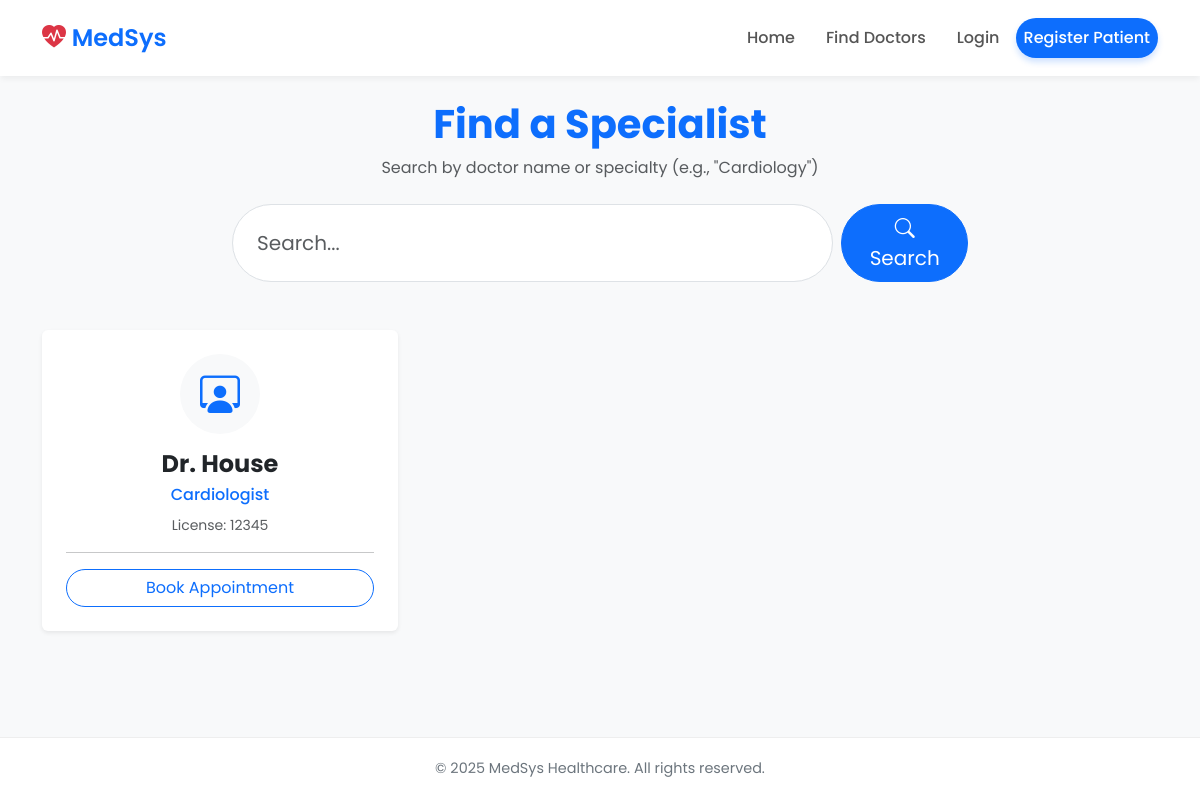
The app's page /doctors/ with its own data.
### core/models.py (models this page shows, shortened)
class Doctor(models.Model):
    user = models.OneToOneField(User, on_delete=models.CASCADE)
    specialty = models.ForeignKey(Specialty, on_delete=models.CASCADE)
    license_number = models.CharField(max_length=20)
    phone = models.CharField(max_length=15)

class Specialty(models.Model):
    name = models.CharField(max_length=100)
    description = models.TextField(blank=True)

### core/views.py (the view)
# urls.py: path('doctors/', views.doctor_list, name='doctor_list'),
def doctor_list(request):
    query = request.GET.get('q') # Get search term from URL
    if query:
        doctors = Doctor.objects.filter(
            Q(user__first_name__icontains=query) |
            Q(user__last_name__icontains=query) |
            Q(specialty__name__icontains=query)
        )
    else:
        doctors = Doctor.objects.all()
    return render(request, 'core/doctor_list.html', {'doctors': doctors, 'query': query})

### core/templates/core/doctor_list.html (shortened to what this page needs)
{% extends 'core/base.html' %}
{% block content %}
<div class="container">
    <div class="row justify-content-center mb-5">
        <div class="col-md-8 text-center">
            <h1 class="fw-bold text-primary">Find a Specialist</h1>
            <p class="text-muted">Search by doctor name or specialty (e.g., "Cardiology")</p>
            <form method="GET" action="{% url 'doctor_list' %}" class="d-flex mt-4">
                <input type="text" name="q" class="form-control form-control-lg me-2 rounded-pill px-4"
                       placeholder="Search..." value="{{ query|default:'' }}">
                <button type="submit" class="btn btn-primary btn-lg rounded-pill px-4">
                    <i class="bi bi-search"></i> Search
                </button>
            </form>
        </div>
    </div>
    <div class="row">
        {% if doctors %}
            {% for doc in doctors %}
            <div class="col-md-4 mb-4">
                <div class="card shadow-sm border-0 h-100 hover-shadow transition">
                    <div class="card-body text-center p-4">
                        <div class="mb-3">
                            <div class="bg-light rounded-circle d-inline-flex align-items-center justify-content-center" style="width: 80px; height: 80px;">
                                <i class="bi bi-person-workspace fs-1 text-primary"></i>
                            </div>
                        </div>
                        <h4 class="card-title fw-bold mb-1">Dr. {{ doc.user.last_name }}</h4>
                        <p class="text-primary fw-medium mb-2">{{ doc.specialty.name }}</p>
                        <p class="text-muted small">License: {{ doc.license_number }}</p>
                        <hr>
                        <div class="d-grid">
                            <a href="/book" class="btn btn-outline-primary rounded-pill">
                                Book Appointment
                            </a>
                        </div>
                    </div>
                </div>
            </div>
            {% endfor %}
        {% else %}
            <div class="col-12 text-center py-5">
                <i class="bi bi-search display-1 text-muted opacity-25"></i>
                <h3 class="mt-3 text-muted">No doctors found.</h3>
                <p>Try searching for a different specialty.</p>
            </div>
        {% endif %}
    </div>
</div>
{% endblock %}

### core/templates/core/base.html (style rules this page uses)
body { font-family: 'Poppins', sans-serif; background-color: #f8f9fa; min-height: 100vh; display: flex; flex-direction: column; }

### records on screen
Doctor: user.last_name "House", specialty.name "Cardiologist", license_number "12345"
